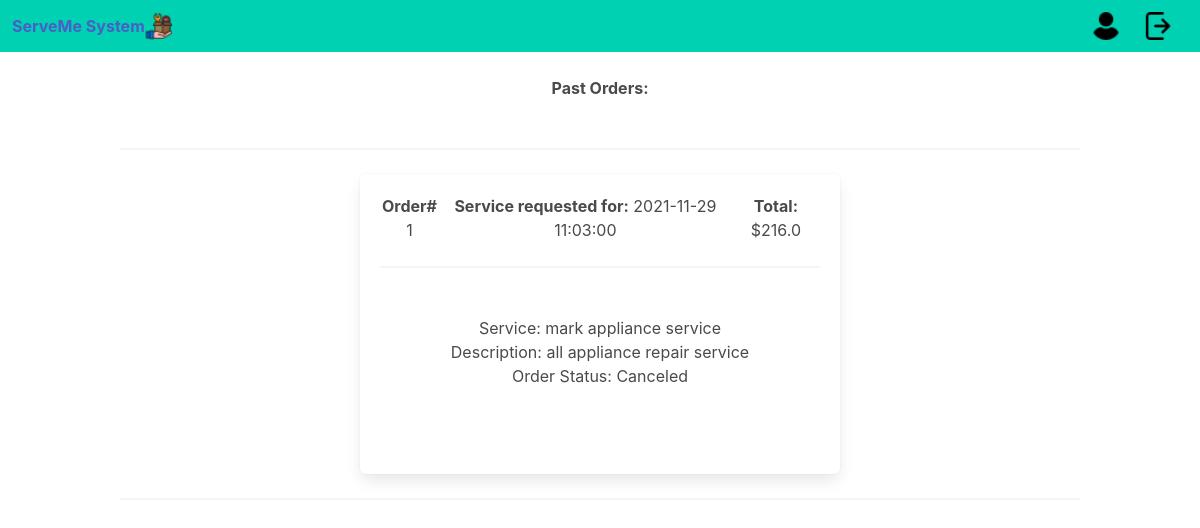
/past_orders_provider (signed in), run on the app's committed database.
### serveme/models.py (models this page shows, shortened)
class Service (db.Model):
    __searchable__  = ['description']
    provider_id     = db.Column(db.Integer, db.ForeignKey('provider.provider_id'), nullable=False)
    service_id      = db.Column(db.Integer, nullable=False, primary_key=True)
    rating_avg      = db.Column(db.Float(precision=2), nullable=False)
    service_name    = db.Column(db.String(20), nullable=False)
    cost            = db.Column(db.Float(precision=2), nullable=False)
    description     = db.Column(db.String(255), nullable=False)
    category        = db.Column(db.String(20), nullable=False)

class Order (db.Model):
    order_id        = db.Column(db.Integer, primary_key=True)
    provider_id     = db.Column(db.Integer, nullable=False)
    service_id      = db.Column(db.Integer, nullable=False)
    userID          = db.Column(db.Integer, db.ForeignKey('user.userID'), nullable=False)
    cost            = db.Column(db.Float(precision=2), nullable=False)
    review_id       = db.Column(db.Integer)
    description     = db.Column(db.String(255))
    date            = db.Column(db.DateTime())
    status          = db.Column(db.String(255))

### serveme/main.py (the view)
@main.route('/past_orders_provider')
@login_required
def past_orders_provider():
    provider = Provider.query.filter_by(userID = current_user.userID).first()
    provider_id = provider.provider_id
    orders = Order.query.filter_by(provider_id = provider_id).all()
    services = Service.query.filter_by(provider_id = provider_id )
    return render_template('past_orders_provider.html', provider = provider, user=current_user, orders = orders, services = services)

### serveme/__init__.py (called while the page is built)
def create_app():
    app = Flask(__name__)
    app.config['SECRET_KEY'] = 'secret-key-goes-here'
    app.config['SQLALCHEMY_TRACK_MODIFICATIONS'] = True
    app.config['SQLALCHEMY_DATABASE_URI'] = 'sqlite:///serveme.db'
    app.config['DEBUG'] = True
    search2.init_app(app)
    db.init_app(app)
    login_manager = LoginManager()
    login_manager.login_view = 'auth.login'
    login_manager.init_app(app)
    from .models import User
    @login_manager.user_loader
    def load_user(user_id):
        return User.query.get(str(user_id))
    from .auth import auth as auth_blueprint
    app.register_blueprint(auth_blueprint)
    from .main import main as main_blueprint
    app.register_blueprint(main_blueprint)
    from .search import search as search_blueprint
    app.register_blueprint(search_blueprint)
    return app

### serveme/templates/past_orders_provider.html
{% extends "provider_base.html" %}
{% block content %}
<h1>
 <br>
 <b>Past Orders:</b>
</h1>
  <br>
    {% for order in orders %}
     {% for service in services %}
      {% if service.provider_id == order.provider_id %}
      <hr>
      {%if order.status == "Canceled" or order.status == "Completed"%}
    <div class="box" style="height:300px; margin:auto; width:50%">
      <div style="display:flex; flex-direction: horizontal; justify-content: space-around;">
        <div><b>Order#</b> {{order.order_id}}</div>
        <div><b>Service requested for:</b> {{order.date}}</div>
        <div><b>Total:</b> ${{order.cost}}</div>
      </div>
      <hr>
            <div>
            <br>
                Service:
                {{service.service_name}}
                <br>
                Description:
                {{service.description}}
                <br>
                Order Status:
                {{order.status}}
              </div>
              <br>
        </div>
    {%endif%}
    {%endif%}
    {%endfor%}
   {%endfor%}
   <br>
{% endblock %}

### data on the page
Order: order_id "1", date "2021-11-29 11:03:00", cost "216.0", status "Canceled"
Service: service_name "mark appliance service", description "all appliance repair service"
